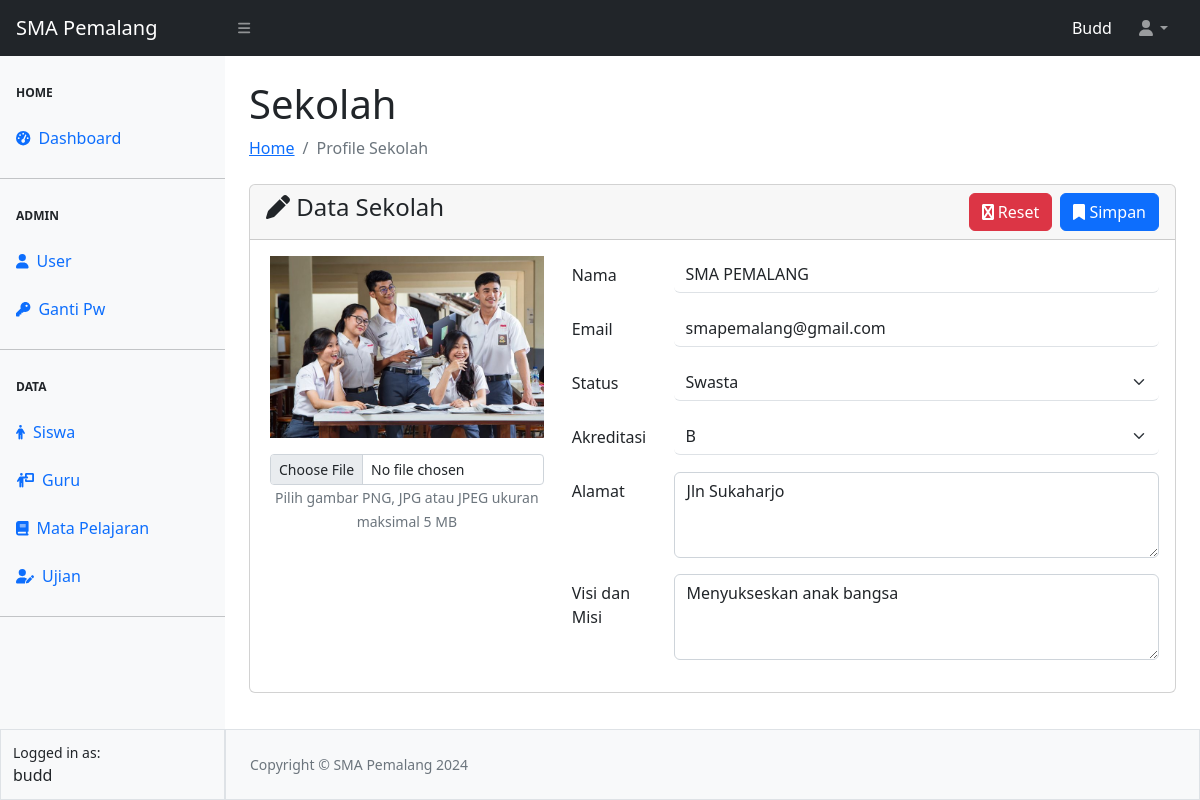
/school/profile-sekolah.php (signed in), run on the app's committed database.
### tables this page shows
CREATE TABLE `tbl_sekolah` (
  `id` int(11) NOT NULL,
  `nama` varchar(128) NOT NULL,
  `alamat` varchar(128) NOT NULL,
  `akreditasi` char(1) NOT NULL,
  `status` varchar(10) NOT NULL,
  `email` varchar(100) NOT NULL,
  `visimisi` varchar(256) NOT NULL,
  `gambar` varchar(100) NOT NULL
);

### school/profile-sekolah.php (the view, shortened to what this page needs)
<?php
require_once "../config.php";
require_once "../template/header.php";
require_once "../template/navbar.php";
require_once "../template/sidebar.php";
$sekolah = mysqli_query($koneksi, "SELECT * FROM tbl_sekolah WHERE 1");
$data = mysqli_fetch_array($sekolah);
?>
<div id="layoutSidenav_content">
    <main>
        <div class="container-fluid px-4">
            <h1 class="mt-4">Sekolah</h1>
            <ol class="breadcrumb mb-4">
                <li class="breadcrumb-item"><a href="../index.php">Home</a></li>
                <li class="breadcrumb-item active">Profile Sekolah</li>
            </ol>
            <form action="proses-sekolah.php" method="POST" enctype="multipart/form-data">
                <div class="card">
                    <div class="card-header">
                        <span class="h4"><i class="fa-solid fa-pen"></i> Data Sekolah</span>
                        <button type="submit" name="simpan" class="btn btn-primary float-end"><i class="fa-solid fa-bookmark"></i> Simpan</button>
                        <button type="reset" name="reset" class="btn btn-danger float-end me-2"><i class="fa-solid fa-notdef"></i> Reset</button>
                    </div>
                    <div class="card-body">
                        <div class="row">
                            <div class="col-md-4 text-center px-3 mb-3">
                                <img src="../asset/image/<?= $data['gambar'] ?>" alt="gambar sekolah" class="mb-3 img-fluid">
                                <input type="file" name="image" class="form-control form-control-sm">
                                <small class="text-secondary">Pilih gambar PNG, JPG atau JPEG ukuran maksimal 5 MB</small>
                            </div>
                            <div class="col-md-8">
                                <div class="mb-3 row">
                                    <label for="nama" class="col-sm-2 col-form-label">Nama</label>
                                    <div class="col-sm-10">
                                        <input type="text" class="form-control border-0 border-bottom" id="nama" name="nama" value="<?= $data['nama'] ?>" placeholder="nama sekolah" required>
                                    </div>
                                </div>
                                <div class="mb-3 row">
                                    <label for="email" class="col-sm-2 col-form-label">Email</label>
                                    <div class="col-sm-10">
                                        <input type="email" class="form-control border-0 border-bottom" id="email" name="email" value="<?= $data['email'] ?>" placeholder="email sekolah" required>
                                    </div>
                                </div>
                                <div class="mb-3 row">
                                    <label for="status" class="col-sm-2 col-form-label">Status</label>
                                    <div class="col-sm-10">
                                        <select name="status" id="status" class="form-select border-0 border-bottom" required>
                                            <?php
                                            $status = ['Negeri', 'Swasta'];
                                            foreach ($status as $stt) {
                                                if ($data['status'] == $stt) { ?>
                                                    <option value="<?= $stt ?>" selected><?= $stt ?></option>
                                                <?php } else { ?>
                                                    <option value="<?= $stt ?>"><?= $stt ?></option>
                                            <?php }
                                            }
                                            ?>
                                        </select>
                                    </div>
                                </div>
                                <div class="mb-3 row">
                                    <label for="akreditasi" class="col-sm-2 col-form-label">Akreditasi</label>
                                    <div class="col-sm-10">
                                        <select name="akreditasi" id="akreditasi" class="form-select border-0 border-bottom" required>
                                            <?php
                                            $akreditasi = ['A', 'B', 'C', 'D'];
                                            foreach ($akreditasi as $akre) {
                                                if ($data['akreditasi'] == $akre) { ?>
                                                    <option value="<?= $akre ?>" selected><?= $akre ?></option>
                                                <?php } else { ?>
                                                    <option value="<?= $akre ?>"><?= $akre ?></option>
                                            <?php }
                                            }
                                            ?>
                                        </select>
                                    </div>
                                </div>
                                <div class="mb-3 row">
                                    <label for="alamat" class="col-sm-2 col-form-label">Alamat</label>
                                    <div class="col-sm-10">
                                        <textarea name="alamat" id="alamat" class="form-control" rows="3" required><?= $data['alamat'] ?></textarea>
                                    </div>
                                </div>
                                <div class="mb-3 row">
                                    <label for="visimisi" class="col-sm-2 col-form-label">Visi dan Misi</label>
                                    <div class="col-sm-10">
                                        <textarea name="visimisi" id="visimisi" class="form-control" rows="3" required><?= $data['visimisi'] ?></textarea>
                                    </div>
                                </div>
                            </div>
                        </div>
                    </div>
                </div>
            </form>
        </div>
    </main>
<?php
require_once "../template/footer.php";
?>

### data on the page
tbl_sekolah: gambar (picture), nama "SMA PEMALANG", email "smapemalang@gmail.com", status "Swasta", akreditasi "B", alamat "Jln Sukaharjo", visimisi "Menyukseskan anak bangsa"

### other printed values
$_SESSION ["ssUser"] "Budd"
$_SESSION["ssUser"] "budd"
